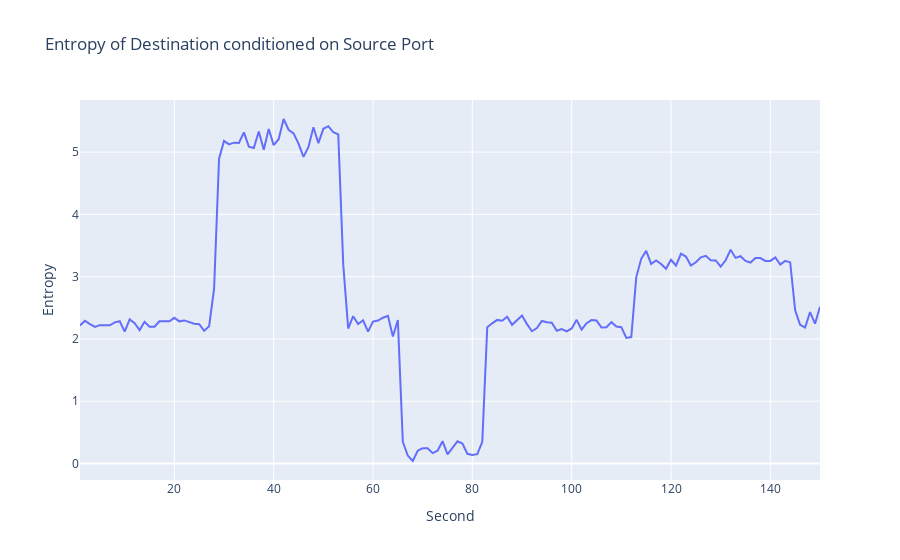

Write notebook code for a chart like this one.
### Code cell
fig = px.line(dest_src_entropy,
              x='Second', 
              y="total_multiply",
              title="Entropy of Destination conditioned on Source Port"
             )
# fig.update_xaxes(rangemode='tozero')
fig.update_yaxes(title='Entropy')
fig.show()

### Figure 1 — Plotly figure (JSON) as saved in the notebook; plotly's stock layout.template omitted (floating-point values rounded to 4 significant figures; data arrays with more than 128 entries replaced by an {"elided": "..."} marker saying what was removed)
{"data": [{"hovertemplate": "Second=%{x}<br>total_multiply=%{y}<extra></extra>", "legendgroup": "", "line": {"color": "#636efa", "dash": "solid"}, "marker": {"symbol": "circle"}, "mode": "lines", "name": "", "orientation": "v", "showlegend": false, "type": "scatter", "x": {"elided": "150 int values"}, "xaxis": "x", "y": {"elided": "150 float values"}, "yaxis": "y"}], "layout": {"legend": {"tracegroupgap": 0}, "title": {"text": "Entropy of Destination conditioned on Source Port"}, "xaxis": {"anchor": "y", "domain": [0, 1], "title": {"text": "Second"}}, "yaxis": {"anchor": "x", "domain": [0, 1], "title": {"text": "Entropy"}}}}
